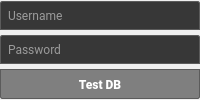
                                   <widget class="QFrame" name="frame_4">
                                    <property name="styleSheet">
                                     <string notr="true">border:none</string>
                                    </property>
                                    <property name="frameShape">
                                     <enum>QFrame::StyledPanel</enum>
                                    </property>
                                    <property name="frameShadow">
                                     <enum>QFrame::Raised</enum>
                                    </property>
                                    <layout class="QVBoxLayout" name="verticalLayout_8">
                                     <property name="spacing">
                                      <number>4</number>
                                     </property>
                                     <property name="leftMargin">
                                      <number>0</number>
                                     </property>
                                     <property name="topMargin">
                                      <number>0</number>
                                     </property>
                                     <property name="rightMargin">
                                      <number>0</number>
                                     </property>
                                     <property name="bottomMargin">
                                      <number>0</number>
                                     </property>
                                     <item>
                                      <widget class="QLineEdit" name="lineEdit_2">
                                       <property name="enabled">
                                        <bool>true</bool>
                                       </property>
                                       <property name="minimumSize">
                                        <size>
                                         <width>0</width>
                                         <height>28</height>
                                        </size>
                                       </property>
                                       <property name="font">
                                        <font>
                                         <family>Roboto</family>
                                         <pointsize>9</pointsize>
                                        </font>
                                       </property>
                                       <property name="styleSheet">
                                        <string notr="true">QLineEdit{
background-color: rgb(55, 55, 55);
color: rgb(255, 255, 255);
border: 1px solid  rgb(91, 91, 91);
border-bottom-left-radius:0px;
border-top-left-radius:2px;
border-bottom-right-radius:0px;
border-top-right-radius:2px;
padding:5px;
}

QLineEdit::hover{background-color: rgb(59, 59, 59);}

QLineEdit::focus{
	border:1px solid rgb(195, 75, 75);
}</string>
                                       </property>
                                       <property name="echoMode">
                                        <enum>QLineEdit::Normal</enum>
                                       </property>
                                       <property name="placeholderText">
                                        <string>Username</string>
                                       </property>
                                      </widget>
                                     </item>
                                     <item>
                                      <widget class="QLineEdit" name="lineEdit_3">
                                       <property name="enabled">
                                        <bool>true</bool>
                                       </property>
                                       <property name="minimumSize">
                                        <size>
                                         <width>0</width>
                                         <height>28</height>
                                        </size>
                                       </property>
                                       <property name="font">
                                        <font>
                                         <family>Roboto</family>
                                         <pointsize>9</pointsize>
                                        </font>
                                       </property>
                                       <property name="styleSheet">
                                        <string notr="true">QLineEdit{
background-color: rgb(55, 55, 55);
color: rgb(255, 255, 255);
border: 1px solid  rgb(91, 91, 91);
border-bottom-left-radius:0px;
border-top-left-radius:2px;
border-bottom-right-radius:0px;
border-top-right-radius:2px;
padding:5px;
}

QLineEdit::hover{background-color: rgb(59, 59, 59);}

QLineEdit::focus{
	border:1px solid rgb(195, 75, 75);
}</string>
                                       </property>
                                       <property name="echoMode">
                                        <enum>QLineEdit::Password</enum>
                                       </property>
                                       <property name="placeholderText">
                                        <string>Password</string>
                                       </property>
                                      </widget>
                                     </item>
                                     <item>
                                      <widget class="QPushButton" name="pushButton_2">
                                       <property name="enabled">
                                        <bool>true</bool>
                                       </property>
                                       <property name="sizePolicy">
                                        <sizepolicy hsizetype="Minimum" vsizetype="Expanding">
                                         <horstretch>0</horstretch>
                                         <verstretch>0</verstretch>
                                        </sizepolicy>
                                       </property>
                                       <property name="minimumSize">
                                        <size>
                                         <width>62</width>
                                         <height>30</height>
                                        </size>
                                       </property>
                                       <property name="maximumSize">
                                        <size>
                                         <width>16777215</width>
                                         <height>30</height>
                                        </size>
                                       </property>
                                       <property name="font">
                                        <font>
                                         <family>Roboto Black</family>
                                         <pointsize>9</pointsize>
                                         <weight>50</weight>
                                         <bold>false</bold>
                                        </font>
                                       </property>
                                       <property name="cursor">
                                        <cursorShape>PointingHandCursor</cursorShape>
                                       </property>
                                       <property name="styleSheet">
                                        <string notr="true">
QPushButton{
background-color: rgb(127, 127, 127);
color: rgb(255, 255, 255);
border: 1px solid  rgb(91, 91, 91);
border-bottom-left-radius:2px;
border-top-left-radius:0px;
border-bottom-right-radius:2px;
border-top-right-radius:0px;
padding:5px;
}

QPushButton::hover{
	background-color: rgb(116, 116, 116);
}

QPushButton::pressed{
	background-color: rgb(112, 112, 112);
}</string>
                                       </property>
                                       <property name="text">
                                        <string>Test DB</string>
                                       </property>
                                      </widget>
                                     </item>
                                    </layout>
                                   </widget>
